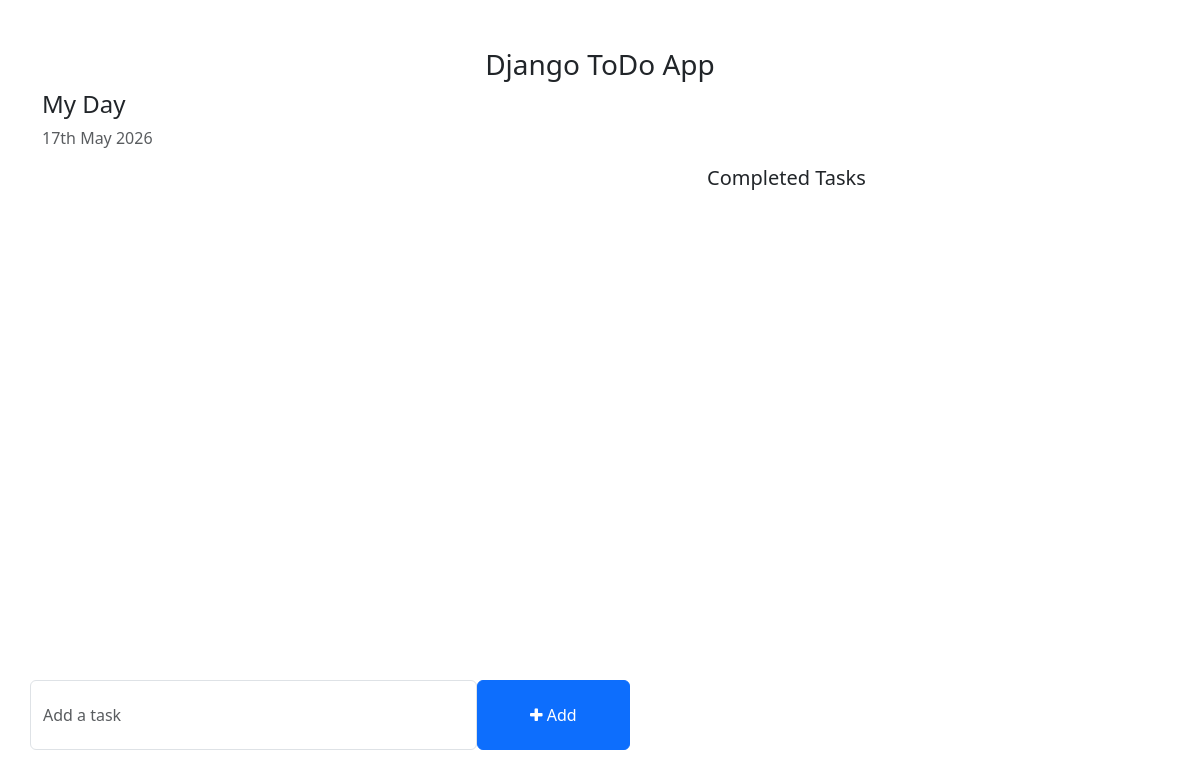
The app's page /, older data.
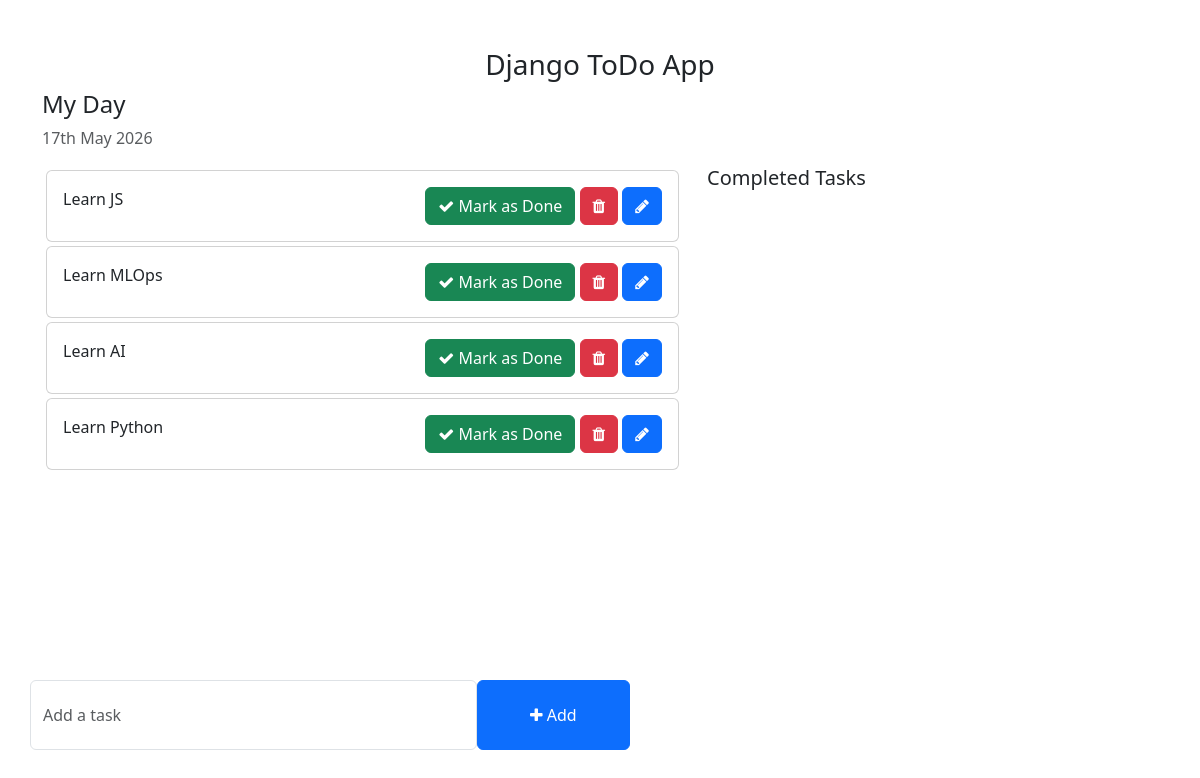
The same page, newer data.
### todo/models.py (models this page shows, shortened)
class Task(models.Model):
    task = models.CharField(max_length=200)
    is_completed = models.BooleanField(default=False)
    created_at = models.DateTimeField(auto_now_add=True)
    updated_at = models.DateTimeField(auto_now=True)

### todo_main/views.py (the view)
# urls.py: 2. Add a URL to urlpatterns:  path('', views.home, name='home')
def home(request):
    tasks = Task.objects.filter(is_completed=False).order_by('-updated_at')
    completed_tasks = Task.objects.filter(is_completed=True).order_by('-updated_at')
    context = {
        'tasks': tasks,
        'completed_tasks': completed_tasks
    }
    return render(request,'home.html', context)

### templates/home.html (shortened to what this page needs)
<!doctype html>
<html lang="en">
  <head>
    <link
      href="https://cdn.jsdelivr.net/npm/bootstrap@5.3.0-alpha1/dist/css/bootstrap.min.css"
      rel="stylesheet"
    />
    <link
      rel="stylesheet"
      href="https://cdnjs.cloudflare.com/ajax/libs/font-awesome/4.7.0/css/font-awesome.min.css"
    />
  </head>
  <body>
    <div class="container">
      <h3 class="pt-5 text-center">Django ToDo App</h3>
      <div class="row">
        <h4>My Day</h4>
        <p class="text-muted">{% now "jS F Y" %}</p>
        <div class="col-md-7 col-lg-7" style="height: 450px; overflow: scroll">
          {% for task in tasks %}
          <div class="card m-1">
            <div class="card-body">
              {{ task.task }}
              <span style="position: relative; float: right">
                <a
                  href="{% url 'markComplete' task.pk %}"
                  class="btn btn-success"
                  ><i class="fa fa-check"></i> Mark as Done</a
                >
                <a href="{% url 'deleteTask' task.pk %}" class="btn btn-danger"
                  ><i class="fa fa-trash"></i
                ></a>
                <a href="{% url 'editTask' task.pk %}" class="btn btn-primary"
                  ><i class="fa fa-pencil"></i
                ></a>
              </span>
            </div>
          </div>
          {% endfor %}
        </div>
        <div class="col-md-5 col-lg-5">
          <h5>Completed Tasks</h5>
        </div>
      </div>
      <div class="row">
        <div
          class="col-md-6 col-lg-6 p-0"
          style="position: absolute; bottom: 50px"
        >
          <form action="{% url 'addTask' %}" method="post">
            <div class="form-group">
              <span style="display: flex">
                <input
                  type="text"
                  name="task"
                  class="form-control"
                  placeholder="Add a task"
                />
                <button
                  type="submit"
                  class="btn btn-primary"
                  style="width: 200px"
                >
                  <i class="fa fa-plus"></i> Add
                </button>
              </span>
            </div>
          </form>
        </div>
      </div>
    </div>
  </body>
</html>

Row changes from the older to the newer data that the page shows:
added Task: task "Learn JS"
added Task: task "Learn MLOps"
added Task: task "Learn AI"
added Task: task "Learn Python"
